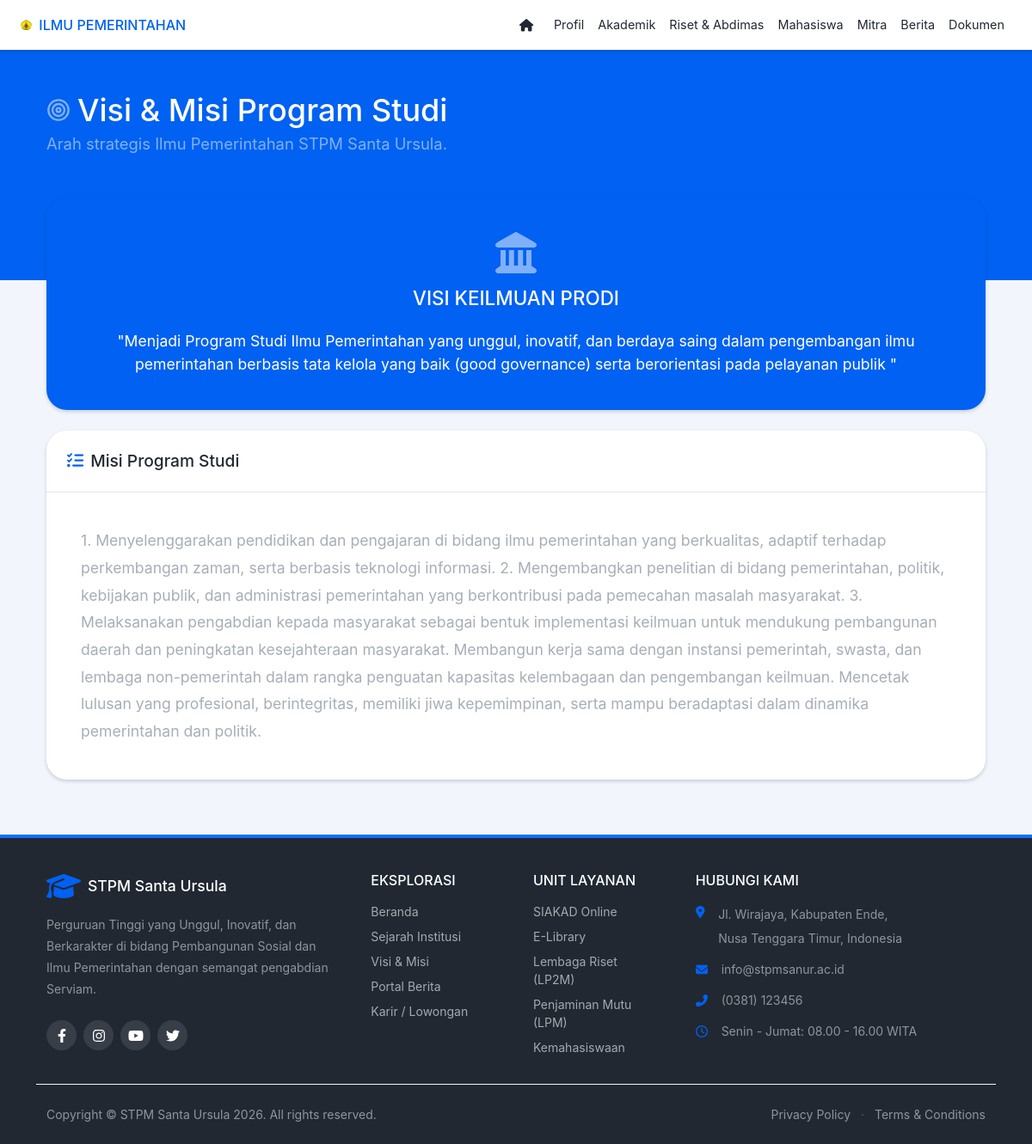
Page /index.php?module=ip_visi_misi on the committed database.
### tables this page shows
CREATE TABLE `prodi_profil` (
  `id` int(11) NOT NULL,
  `prodi` varchar(50) NOT NULL,
  `kategori` varchar(50) NOT NULL,
  `judul` varchar(255) DEFAULT NULL,
  `konten_1` text DEFAULT NULL,
  `konten_2` text DEFAULT NULL,
  `file_gambar` varchar(255) DEFAULT NULL,
  `updated_at` timestamp NOT NULL DEFAULT current_timestamp() ON UPDATE current_timestamp()
);

### modul/publik/content_ip_visi_misi.php (the view, shortened to what this page needs)
<?php
$query_profil = @mysqli_query($koneksi, "SELECT konten_1 AS visi, konten_2 AS misi FROM prodi_profil WHERE prodi = 'pemerintahan' AND kategori = 'visi_misi' LIMIT 1");
if ($query_profil && mysqli_num_rows($query_profil) > 0) {
    $data_profil = mysqli_fetch_array($query_profil);
    $visi = $data_profil['visi'];
    $misi = $data_profil['misi'];
}
?>
<main>
    <header class="page-header page-header-dark bg-primary pb-10">
        <div class="container-xl px-4">
            <div class="page-header-content pt-4">
                <div class="row align-items-center justify-content-between">
                    <div class="col-auto mt-4">
                        <h1 class="page-header-title">
                            <div class="page-header-icon"><i data-feather="target"></i></div>
                            Visi & Misi Program Studi
                        </h1>
                        <div class="page-header-subtitle">Arah strategis Ilmu Pemerintahan STPM Santa Ursula.</div>
                    </div>
                </div>
            </div>
        </div>
    </header>
    <div class="container-xl px-4 mt-n10 mb-5">
        <div class="row gx-4">
            <div class="col-lg-12 mb-4">
                <div class="card shadow-sm border-0 lift h-100 bg-primary text-white text-center p-5">
                    <i class="fas fa-landmark fa-3x mb-3 text-white-50"></i>
                    <h2 class="fw-bold text-white mb-4">VISI KEILMUAN PRODI</h2>
                    <p class="lead mb-0">"<?= $visi; ?>"</p>
                </div>
            </div>
            <div class="col-lg-12 mb-4">
                <div class="card shadow-sm border-0 h-100">
                    <div class="card-header bg-transparent border-bottom p-4">
                        <h4 class="fw-bold text-dark mb-0"><i class="fas fa-tasks text-primary me-2"></i>Misi Program Studi</h4>
                    </div>
                    <div class="card-body p-4 p-md-5">
                        <div class="misi-content text-muted" style="font-size: 1.1rem; line-height: 1.8;">
                            <?= $misi; ?>
                        </div>
                    </div>
                </div>
            </div>
        </div>
    </div>
</main>

### header_ip.php (style rules this page uses)
body { background-color: #f2f6fc; }

### rows in the picture
prodi_profil: konten_1 "Menjadi Program Studi Ilmu Pemerintahan yang unggul, inovatif, dan berdaya saing dalam pengembangan ilmu pemerintahan berbasis tata kelola yang baik (good governance) serta berorientasi pada pelayanan publik", konten_2 "1. Menyelenggarakan pendidikan dan pengajaran di bidang ilmu pemerintahan yang berkualitas, adaptif terhadap perkembangan zaman, serta berbasis teknologi informasi. 2. Mengembangkan penelitian di bidang pemerintahan, politik, kebijakan publik, dan administrasi pemerintahan yang berkontribusi pada pemecahan masalah masyarakat. 3. Melaksanakan pengabdian kepada masyarakat sebagai bentuk implementasi keilmuan untuk mendukung pembangunan daerah dan peningkatan kesejahteraan masyarakat. Membangun kerja sama dengan instansi pemerintah, swasta, dan lembaga non-pemerintah dalam rangka penguatan kapasitas kelembagaan dan pengembangan keilmuan. Mencetak lulusan yang profesional, berintegritas,…"
